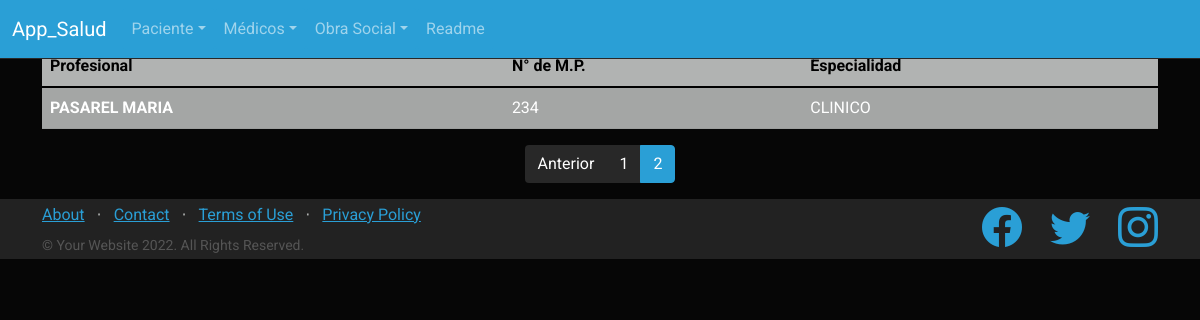
The page /app_salud/lista_medico?page=2 on the database its author committed.
### app_salud/models.py (models this page shows)
class Medico(models.Model):
    profesional=models.CharField(max_length=40)
    mp=models.IntegerField()
    especialidad=models.CharField(max_length=40)

### app_salud/views.py (the view)
# urls.py: path("lista_medico", views.medicos, name="lista_medico"),
def medicos(request):
    medico=Medico.objects.all()
    page=request.GET.get("page",1)
    try:
        paginator=Paginator(medico,5)
        medico=paginator.page(page)
    except:
        raise Http404
    dicc={
        "entity" : medico,
        "paginator" : paginator
    }
    plantilla=loader.get_template("lista_medico.html")
    documento=plantilla.render(dicc)
    return HttpResponse(documento)

### app_salud/template/lista_medico.html
{% extends "principal.html" %}
{% load static %}
{% block contenido %}
    <h4 class="text-dark bg-warning"> Listado de Médicos </h4>
    <table  class="table table-dark table-striped">
        <thead>
          <tr>
            <th scope="col">Profesional</th>
            <th scope="col">N° de M.P.</th>
            <th scope="col">Especialidad</th>
          </tr>
        </thead>
        <tbody>
            {% for n in entity %}
          <tr class="text-uppercase">
            <th scope="row">{{n.profesional}} </th>
            <td>{{n.mp}} </td>
            <td>{{n.especialidad}} </td>
          </tr>
            {% endfor %}
        </tbody>
      </table>
      <div>
          {% include 'paginator.html' %}
      </div>
{% endblock %}

### rows shown on the page
Medico: profesional "PASAREL MARIA", mp "234", especialidad "CLINICO"

### other values the page prints
{{ page }} "1" "2"
